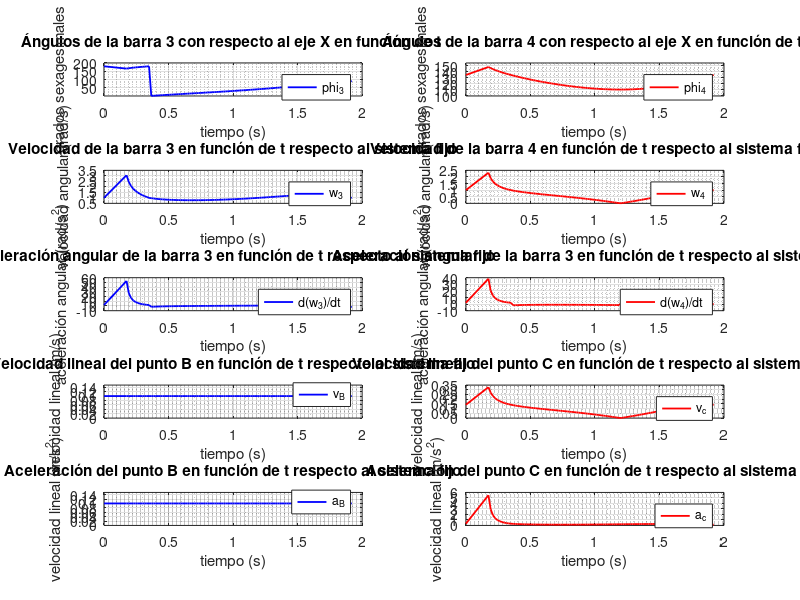

Recreate this plot in MATLAB.
close all; clc; close all;
format long
%% Vector phi_2
for i=1
phi_2=[100
99
98
97
96
95
94
93
92
91
90
89
88
87
86
85
84
83
82
81
80
79
78
77
76
75
74
73
72
71
70
69
68
67
66
65
64
63
62
61
60
59
58
57
56
55
54
53
52
51
50
49
48
47
46
45
44
43
42
41
40
39
38
37
36
35
34
33
32
31
30
29
28
27
26
25
24
23
22
21
20
19
18
17
16
15
14
13
12
11
10
9
8
7
6
5
4
3
2
1
0]';
end %uso del for para ocultar los datos
phi_2=(pi()/180).*phi_2; % phi_2 en radiaes para poder trabajar con ellos
%% Declaración de datos y vectores 

w_21=1; %velocidad angular de la barra 2 que es cte
a=0.1; %unidad de longitud 
phi0=pi()/2; %ángulo inicial de la barra 2
l_1=2*a;
l_2=a;
l_3=a;
l_4=sqrt(2).*a;

N=length(phi_2); %longitud del vector phi_2

t=zeros(1,N); %creación del vector fila del tiempo de dim N

phi_3=zeros(1,N);%creación del vector fila phi_3 de dim N
phi_4=zeros(1,N);%creación del vector fila phi_4 de dim N

w_31=zeros(1,N);%creación del vector fila omega_31 de dim N
w_41=zeros(1,N);%creación del vector fila omega_41 de dim N

dw_31dt=zeros(1,N);%creación del vector fila alpha_3 de dim N
dw_41dt=zeros(1,N);%creación del vector fila alpha_4 de dim N

vB=zeros(1,N); %creación del vector fila vB_3 de dim N
vC=zeros(1,N); %creación del vector fila vC_3 de dim N

aB=zeros(1,N);%creación del vector fila aB_3 de dim N
aC=zeros(1,N);%creación del vector fila aC_3 de dim N
%% Cálculo del tiempo
%se ha tenido en cuenta que el sistema parte en phi_2 cuando es 90º
for i=1:1:N %bucle que calcula los tiempos que tarda en llegar la barra B
            %a los ángulos correspondientes phi_2 estando incialmente en
            %el ángulo phi0
    if i==1
    t(i)=abs((phi0-phi_2(i))/w_21);
    elseif i>1 && i~=N
    t(i)=t(i-1)+abs(phi_2(i-1)-phi_2(i))/w_21;
    elseif i==N
    t(i)=t(i-1)+abs(phi_2(i-1)-phi_2(i))/w_21;
    end    
end
%% Cálculo de los ángulos phi_3 y phi_4

%Utilizando las fórmulas adjuntadas en el pdf
for i=1:1:N
A=-l_1+l_2.*cos(phi_2(i));

B=l_2.*sin(phi_2(i));

C=((l_4.^2)-(l_3.^2)-((A.^2)+(B.^2)))./(2.*l_3);

D=((l_4.^2)-(l_3.^2)+((A.^2)+(B.^2)))./(2.*l_4);

phi_3(i)=2.*atan((B-sqrt((A.^2)+(B.^2)-(C.^2)))./(C+A));
phi_4(i)=2.*atan((B-sqrt((A.^2)+(B.^2)-(D.^2)))./(D+A));
end
%paso de radianes a grados sexagesimales
phi_3=(180/pi)*phi_3;
phi_4=(180/pi)*phi_4;

%escogiendo los ángulos menores positivos con respecto al eje X
for i=1:N 
    if phi_3(i)>90
        phi_3(i)=abs(phi_3(i)-180);
    elseif phi_3(i)<0
        phi_3(i)=phi_3(i)+180;
    end
     if phi_3(i)>90
        phi_3(i)=abs(phi_3(i)-180);
    end
end
for i=1:N
    if phi_4(i)>90
        phi_4(i)=abs(phi_4(i)-180);
    elseif phi_4(i)<0
        phi_4(i)=phi_4(i)+180;
    end
    if phi_4(i)>90
        phi_4(i)=abs(phi_4(i)-180);
    end
    
end

%Paso de sexagesimales a radianes
phi_3=(pi()/180)*phi_3;
phi_4=(pi()/180)*phi_4;
%% Cálculo de ángulos de importancia

%ángulo máximo en el que las tres barras pueden girar en sentido antihorario
%instante donde las barras 3 y 4 están alineadas

alpha_1=acos((((1+sqrt(2))^2)-5)/-4); %aquí se comprueba que los 100º
                                      %pertenecen al régimen en el que las
                                      %barras están unidas

%ángulo en el cual la barra 4 cambia de sentido cuando giran horariamente
%hasta 0º
alpha_2=acos(6/8);%en este instante las barras 2 y 3 están alineadas
%% Cálculo de las velocidades angulares y lineales y la aceleración de B
%Apoyándome en el planteamiento de las ecuaiones que adjunté
for i=1:1:N
    
    if  phi_2(i)<alpha_1 && phi_2(i)>=(pi()/2)
    a=-w_21*l_2*sin(phi_2(i));
    b=l_3*sin(phi_3(i));
    c=-l_4*sin(phi_4(i));
    d=-w_21*l_2*cos(phi_2(i));
    e=l_3*cos(phi_3(i));
    f=-l_4*cos(phi_4(i));
    w_41(i)=((a*e)-(b*d))/((c*e)-(b*f));
    w_31(i)=((a*f)-(c*d))/((b*f)-(c*e));
    
    elseif phi_2(i)<(pi()/2) && phi_2(i)>=alpha_2
    a=w_21*l_2*sin(phi_2(i));
    b=l_3*sin(phi_3(i));
    c=l_4*sin(phi_4(i));
    d=-w_21*l_2*cos(phi_2(i));
    e=-l_3*cos(phi_3(i));
    f=l_4*cos(phi_4(i));
    w_41(i)=((a*e)-(b*d))/((c*e)-(b*f));
    w_31(i)=((a*f)-(c*d))/((b*f)-(c*e));
    
    elseif phi_2(i)<alpha_2 && phi_2(i)>=0
    a=w_21*l_2*sin(phi_2(i));
    b=l_3*sin(phi_3(i));
    c=-l_4*sin(phi_4(i));
    d=-w_21*l_2*cos(phi_2(i));
    e=-l_3*cos(phi_3(i));
    f=-l_4*cos(phi_4(i));
    w_41(i)=((a*e)-(b*d))/((c*e)-(b*f));
    w_31(i)=((a*f)-(c*d))/((b*f)-(c*e));
    end
    
    %Cálculo de las veclocidades y la aceleración de B
 
    vB(i)=w_21*l_2; %como w_21 es constante y su distanica al CIR también, 
                    %su velocidad es constante
                    
    vC(i)=w_41(i)*l_4;%usando la fórmula Vc=w_41·R
    
    aB(i)=(w_21^2)*l_2;%siendo la vB cte, solo tendrá componente normal
                       %siendo su fórmula aB=w_21^2·R
end
%% Cálculo de las aceleraciones angulares
%Apoyándome en el planteamiento de las ecuaiones que adjunté
for i=1:1:N
    if  phi_2(i)<alpha_1 && phi_2(i)>=(pi()/2)
   
    a=(w_21^2)*l_2*cos(phi_2(i))-((w_31(i))^2)*l_3*cos(phi_3(i))-((w_41(i))^2)*l_4*cos(phi_4(i));
    b=l_3*sin(phi_3(i));
    c=-l_4*sin(phi_4(i));
    d=-(w_21^2)*l_2*sin(phi_2(i))+((w_31(i))^2)*l_3*sin(phi_3(i))+((w_41(i))^2)*l_4*sin(phi_4(i));
    e=l_3*cos(phi_3(i));
    f=-l_4*cos(phi_4(i));
    dw_41dt(i)=((a*e)-(b*d))/((c*e)-(b*f));
    dw_31dt(i)=((a*f)-(c*d))/((b*f)-(c*e));
    A=-dw_41dt(i)*l_4*sin(phi_4(i))+(w_41(i)^2)*l_4*cos(phi_4(i));
    B=-dw_41dt(i)*l_4*cos(phi_4(i))-(w_41(i)^2)*l_4*sin(phi_4(i));
    aC(i)=sqrt((A^2)+(B^2));
    
    elseif phi_2(i)<(pi()/2) && phi_2(i)>=alpha_2
        
    a=-(w_21^2)*l_2*cos(phi_2(i))-((w_31(i))^2)*l_3*cos(phi_3(i))-((w_41(i))^2)*l_4*cos(phi_4(i));
    b=l_3*sin(phi_3(i));
    c=l_4*sin(phi_4(i));
    d=-(w_21^2)*l_2*sin(phi_2(i))-((w_31(i))^2)*l_3*sin(phi_3(i))+((w_41(i))^2)*l_4*sin(phi_4(i));
    e=-l_3*cos(phi_3(i));
    f=l_4*cos(phi_4(i));
    dw_41dt(i)=((a*e)-(b*d))/((c*e)-(b*f));
    dw_31dt(i)=((a*f)-(c*d))/((b*f)-(c*e));
    A=dw_41dt(i)*l_4*sin(phi_4(i))+(w_41(i)^2)*l_4*cos(phi_4(i));
    B=dw_41dt(i)*l_4*cos(phi_4(i))-(w_41(i)^2)*l_4*sin(phi_4(i));
    aC(i)=sqrt((A^2)+(B^2));
    
    elseif phi_2(i)<alpha_2 && phi_2(i)>=0

    a=-(w_21^2)*l_2*cos(phi_2(i))-((w_31(i))^2)*l_3*cos(phi_3(i))-((w_41(i))^2)*l_4*cos(phi_4(i));
    b=l_3*sin(phi_3(i));
    c=-l_4*sin(phi_4(i));
    d=-(w_21^2)*l_2*sin(phi_2(i))-((w_31(i))^2)*l_3*sin(phi_3(i))+((w_41(i))^2)*l_4*sin(phi_4(i));
    e=-l_3*cos(phi_3(i));
    f=-l_4*cos(phi_4(i));
    dw_41dt(i)=((a*e)-(b*d))/((c*e)-(b*f));
    dw_31dt(i)=((a*f)-(c*d))/((b*f)-(c*e));
    A=-dw_41dt(i)*l_4*sin(phi_4(i))+(w_41(i)^2)*l_4*cos(phi_4(i));
    B=-dw_41dt(i)*l_4*cos(phi_4(i))-(w_41(i)^2)*l_4*sin(phi_4(i));
    aC(i)=sqrt((A^2)+(B^2));
    
    end
end
%% Cálculo de los ángulos de la barras 2,3 y 4 en sentido antihorario y respecto al eje X

%Paso de radianes a sexagesimales
phi_2=(180/pi())*phi_2;
phi_3=(180/pi())*phi_3;
phi_4=(180/pi())*phi_4;
alpha_1=(180/pi())*alpha_1;
alpha_2=(180/pi())*alpha_2;

for i=1:1:N
    if  phi_2(i)<alpha_1 && phi_2(i)>=90
    phi_3(i)=abs(phi_3(i)-180);
    phi_4(i)=abs(phi_4(i)-180);
    elseif phi_2(i)<90 && phi_2(i)>=alpha_2
    phi_4(i)=abs(phi_4(i)-180);
    elseif phi_2(i)<alpha_2 && phi_2(i)>=0    
    phi_4(i)=abs(phi_4(i)-180);
    end
end
%% Añadición del instante inicial

    %Creación de nuevos vectores de dimensión N+1 conteniendo ahora la
    %condición inicial
    It=zeros(1,N+1);
    Iphi_3=zeros(1,N+1);
    Iphi_4=zeros(1,N+1);
    Iw_31=zeros(1,N+1);
    Iw_41=zeros(1,N+1);
    Idw_31dt=zeros(1,N+1);
    Idw_41dt=zeros(1,N+1);
    IvB=zeros(1,N+1);
    IvC=zeros(1,N+1);
    IaB=zeros(1,N+1);
    IaC=zeros(1,N+1);
    %Sabiendo que w_21 en el instante inicial es 1 (rad/s)
    %Condición inicial (mismos valores cuando phi_2 = 90 ya calculados) 
    Iphi_3(1)=180;
    Iphi_4(1)=135;
    Iw_31(1)=1;
    Iw_41(1)=1;
    Idw_31dt(1)=2;
    Idw_41dt(1)=2;
    IvB(1)=0.1;
    IvC(1)=0.141;
    IaB(1)=0.1;
    IaC(1)=0.316;
    
for i=1:1:N
    
    It(i+1)=t(i);
    Iphi_3(i+1)=phi_3(i);
    Iphi_4(i+1)=phi_4(i);
    Iw_31(i+1)=w_31(i);
    Iw_41(i+1)=w_41(i);
    Idw_31dt(i+1)=dw_31dt(i);
    Idw_41dt(i+1)=dw_41dt(i);
    IvB(i+1)=vB(i);
    IvC(i+1)=vC(i);
    IaB(i+1)= aB(i);
    IaC(i+1)=aC(i);
end

%% Gráfica de cada variable en función del tiempo

subplot(5,2,1)
plot(It,Iphi_3,'b','linewidth',1.3)
xlabel('tiempo (s)')
ylabel('grados sexagesimales')
legend({'phi_3'},'Location','northeast')
grid on; grid minor;
title('Ángulos de la barra 3 con respecto al eje X en función de t ')
ylim([0.5,200])

subplot(5,2,2)
plot(It,Iphi_4,'r','linewidth',1.3)
xlabel('tiempo (s)')
ylabel('grados sexagesimales')
legend({'phi_4'},'Location','northeast')
grid on; grid minor;
title('Ángulos de la barra 4 con respecto al eje X en función de t ')
ylim([100,155])

subplot(5,2,3)
plot(It,Iw_31,'b','linewidth',1.3)
xlabel('tiempo (s)')
ylabel('velocidad angular (rad/s)')
legend({'w_3'},'Location','northeast')
grid on; grid minor;
title('Velocidad de la barra 3 en función de t respecto al sistema fijo')

subplot(5,2,4)
plot(It,Iw_41,'r','linewidth',1.3)
xlabel('tiempo (s)')
ylabel('velocidad angular (rad/s)')
legend({'w_4'},'Location','northeast')
grid on; grid minor;
title('Velocidad de la barra 4 en función de t respecto al sistema fijo')

subplot(5,2,5)
plot(It,Idw_31dt,'b','linewidth',1.3)
xlabel('tiempo (s)')
ylabel('aceleración angular (rad/s^2)')
legend({'d(w_3)/dt'},'Location','northeast')
grid on; grid minor;
title('Aceleración angular de la barra 3 en función de t respecto al sistema fijo')

subplot(5,2,6)
plot(It,Idw_41dt,'r','linewidth',1.3)
xlabel('tiempo (s)')
ylabel('aceleración angular (rad/s^2)')
legend({'d(w_4)/dt'},'Location','northeast')
grid on; grid minor;
title('Aceleración angular de la barra 3 en función de t respecto al sistema fijo')

subplot(5,2,7)
plot(It,IvB,'b','linewidth',1.3)
xlabel('tiempo (s)')
ylabel('velocidad lineal (m/s)')
legend({'v_B'},'Location','southeast')
grid on; grid minor;
title('Velocidad lineal del punto B en función de t respecto al sistema fijo')
ylim([0,0.15])

subplot(5,2,8)
plot(It,IvC,'r','linewidth',1.3)
xlabel('tiempo (s)')
ylabel('velocidad lineal (m/s)')
legend({'v_c'},'Location','northeast')
grid on; grid minor;
title('Velocidad lineal del punto C en función de t respecto al sistema fijo')

subplot(5,2,9)
plot(It,IaB,'b','linewidth',1.3)
xlabel('tiempo (s)')
ylabel('velocidad lineal (m/s^2)')
legend({'a_B'},'Location','southeast')
grid on; grid minor;
title('Aceleración del punto B en función de t respecto al sistema fijo')
ylim([0,0.15])

subplot(5,2,10)
plot(It,IaC,'r','linewidth',1.3)
xlabel('tiempo (s)')
ylabel('velocidad lineal (m/s^2)')
legend({'a_c'},'Location','northeast')
grid on; grid minor;
title('Aceleración del punto C en función de t respecto al sistema fijo')